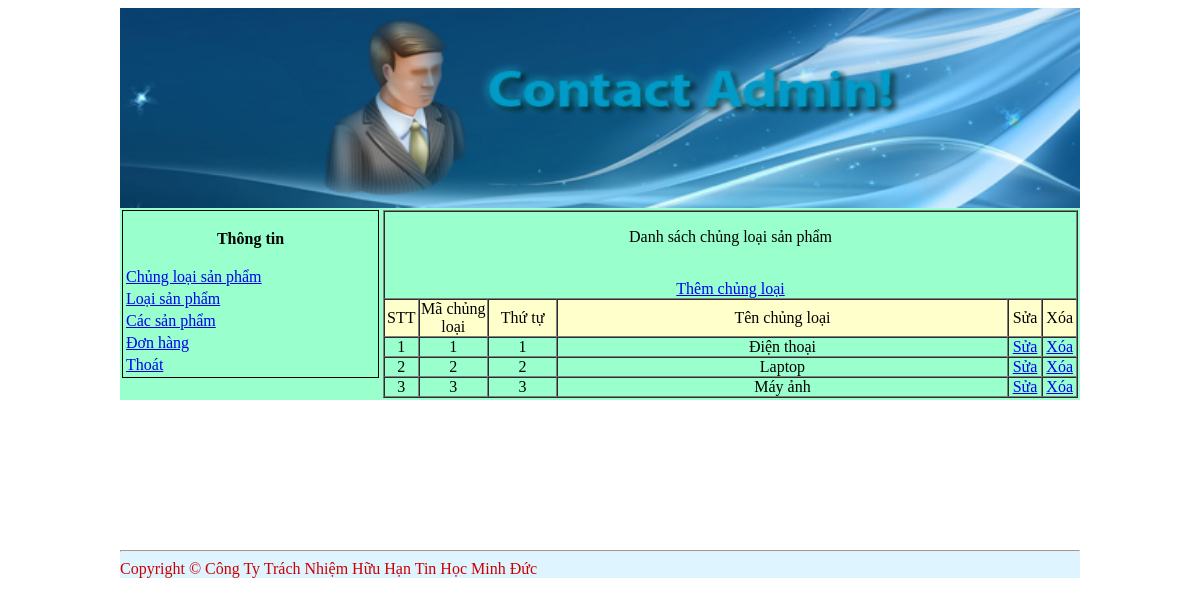
Page /admin/index.php (signed in) on the committed database.
### tables this page shows
CREATE TABLE IF NOT EXISTS `chungloai` (
  `idCL` int(12) NOT NULL AUTO_INCREMENT,
  `TenCL` varchar(100) NOT NULL DEFAULT '',
  `ThuTu` int(4) NOT NULL DEFAULT '1',
  `AnHien` tinyint(1) NOT NULL DEFAULT '1',
  PRIMARY KEY (`idCL`)
);

### admin/admin_chungloai.php (the view, shortened to what this page needs)
<!DOCTYPE html PUBLIC "-//W3C//DTD XHTML 1.0 Transitional//EN" "http://www.w3.org/TR/xhtml1/DTD/xhtml1-transitional.dtd">
<html xmlns="http://www.w3.org/1999/xhtml">
<head>
</head>
<body>
<table width="100%" border="1" align="center" cellpadding="0" cellspacing="0">
<tr>
	<td colspan="10">
	<p align="center">Danh sách  chủng loại sản phẩm</p><br>
  	<center><a href="index.php?act=themchungloai">Thêm chủng loại</a> </center>
    </td>
</tr>
  <tr bgcolor="#FFFFCC">
    <td width="5%"><div align="center" class="style1">STT</div></td>
    <td width="10%"><div align="center" class="style1">Mã chủng loại</div></td>
    <td width="10%"><div align="center" class="style1">Thứ tự</div></td>
    <td width="65%"><div align="center" class="style1">Tên chủng loại</div></td>
	<td width="5%"><div align="center" class="style1">Sửa</div></td>
	<td width="5%"><div align="center" class="style1">Xóa</div></td>
    </tr>
  <?php
     require_once("../dbcon.php");
  $sql="select * from chungloai";
  $kq=mysql_query($sql,$link);
  $i=0;
  while($dong=mysql_fetch_array($kq))
  {	$i++;
  ?>
  <tr>
    <td width="50"><div align="center"><?php echo $i; ?></div></td>
    <td width="75"><div align="center"><?php echo $dong["idCL"]; ?></div></td>
    <td width="70"><div align="center"><?php echo $dong["ThuTu"]; ?></div></td>
    <td width="125"><div align="center"><?php echo $dong["TenCL"]; ?></div></td>
	<td width="50"><div align="center"><a href="index.php?act=suachungloail&id=<?php echo $dong["idCL"]; ?>">Sửa</a></div></td>
	<td width="50"><div align="center"><a href="xoa_chungloai.php?id=<?php echo $dong["idCL"]; ?>">Xóa</a></div></td>
  </tr>
  <?php
  }
  ?>
</table>
</body>
</html>

### rows in the picture
chungloai: idCL "1", ThuTu "1", TenCL "Điện thoại"
chungloai: idCL "2", ThuTu "2", TenCL "Laptop"
chungloai: idCL "3", ThuTu "3", TenCL "Máy ảnh"
